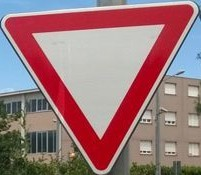
#> input picture images/Prova/cartello13.jpg, 201 x 175 px
$ python -i data_augmentation.py   (imports and definitions only)
#> lines starting #> are read from the running program, lines starting #| are printed output that depends on the picture
from PIL import Image, ImageEnhance, ImageOps
import numpy as np
import random, collections, os

# [23 lines left out: functions load_dataset, zoom, saturation, not called in this run]

def augmentation(image):
    '''Function per l'applicazione delle trasformazioni'''

    operation = [
        lambda x: x.rotate(random.uniform(-15, 15)),
        zoom,
        lambda x: ImageEnhance.Brightness(x).enhance(random.uniform(0.7, 1.3)),
        lambda x: ImageEnhance.Contrast(x).enhance(random.uniform(0.7, 1.3)),
        saturation,
    ]
    for o in random.sample(operation, k=random.randint(1, 3)):
        image = o(image)
    return image

# [62 lines left out: functions get_distribution, resize_image, generate_augmentation, data_augmentation, save, not called in this run]

# [4 lines not run here, left out]

>>> from PIL import Image
>>> picture = Image.open('../images/Prova/cartello13.jpg')
#> picture is the input picture: PIL image 201x175 RGB; mean R, G, B 154.9, 119, 121.6
>>> result = augmentation(picture)
#> the loop in augmentation, `for o in random.sample(operation, k=random.randint(1, 3)):` made 2 passes
#> pass 2, in augmentation, `image = o(image)`:
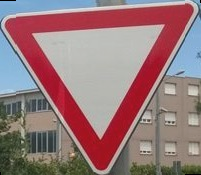
#> image: PIL image 201x175 RGB; mean R, G, B 150.7, 119.9, 122.2

$ run again, on images/Prova/cartello25.jpg
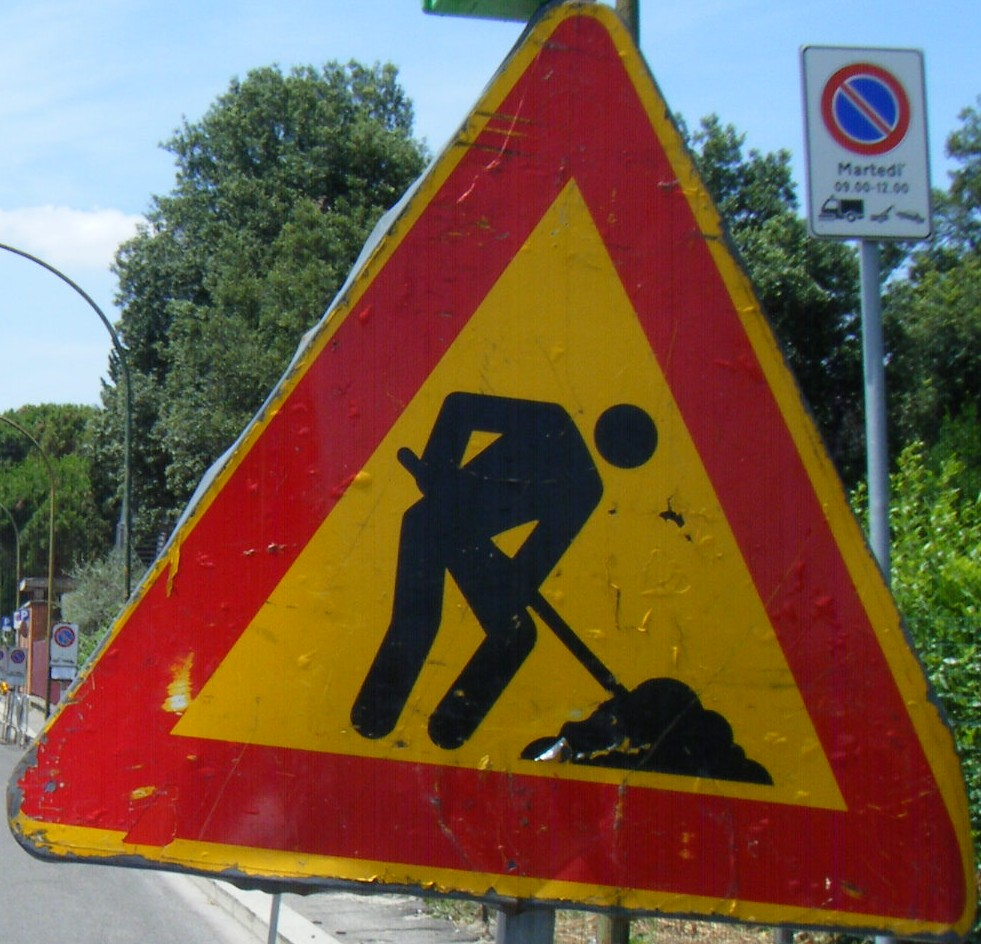
#> input picture images/Prova/cartello25.jpg, 981 x 944 px
#> picture is the input picture: PIL image 981x944 RGB; mean R, G, B 118.1, 92.2, 71.9
#> the loop in augmentation, `for o in random.sample(operation, k=random.randint(1, 3)):` made 2 passes
#> pass 1, in augmentation, `image = o(image)`:
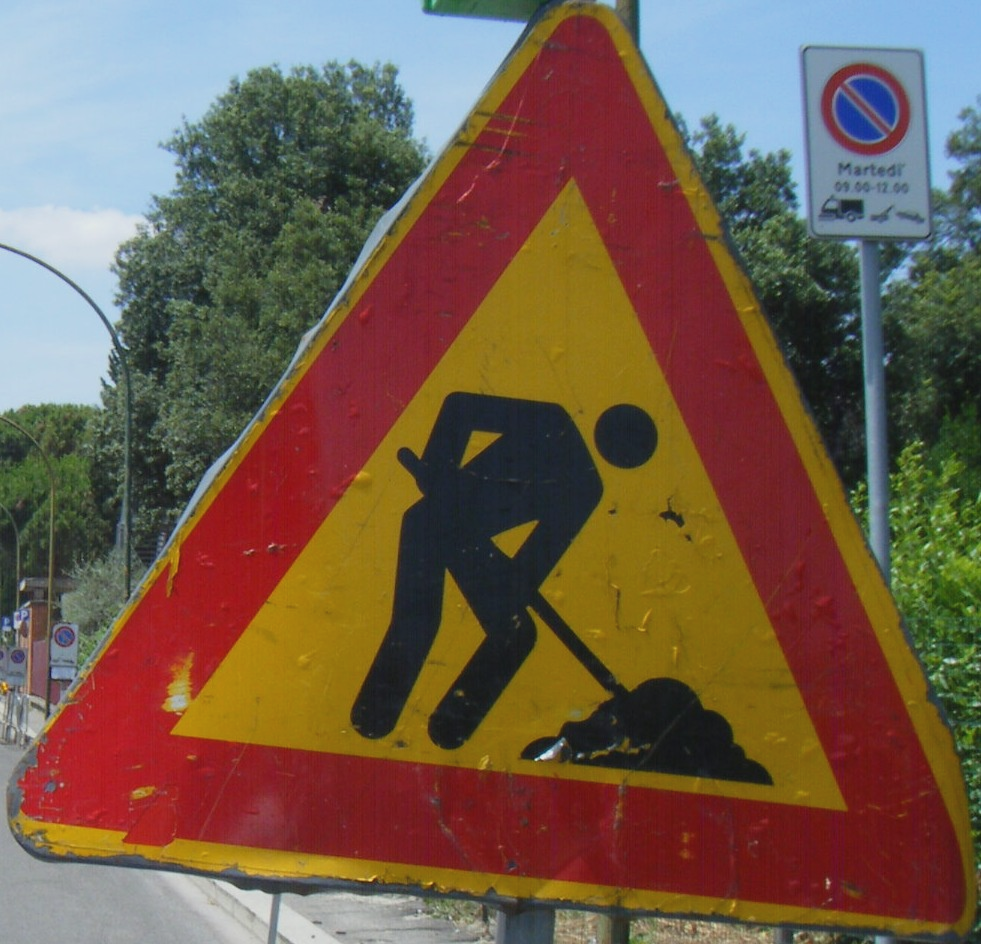
#> image: PIL image 981x944 RGB; mean R, G, B 114.7, 92.5, 75.2
#> pass 2, in augmentation, `image = o(image)`:
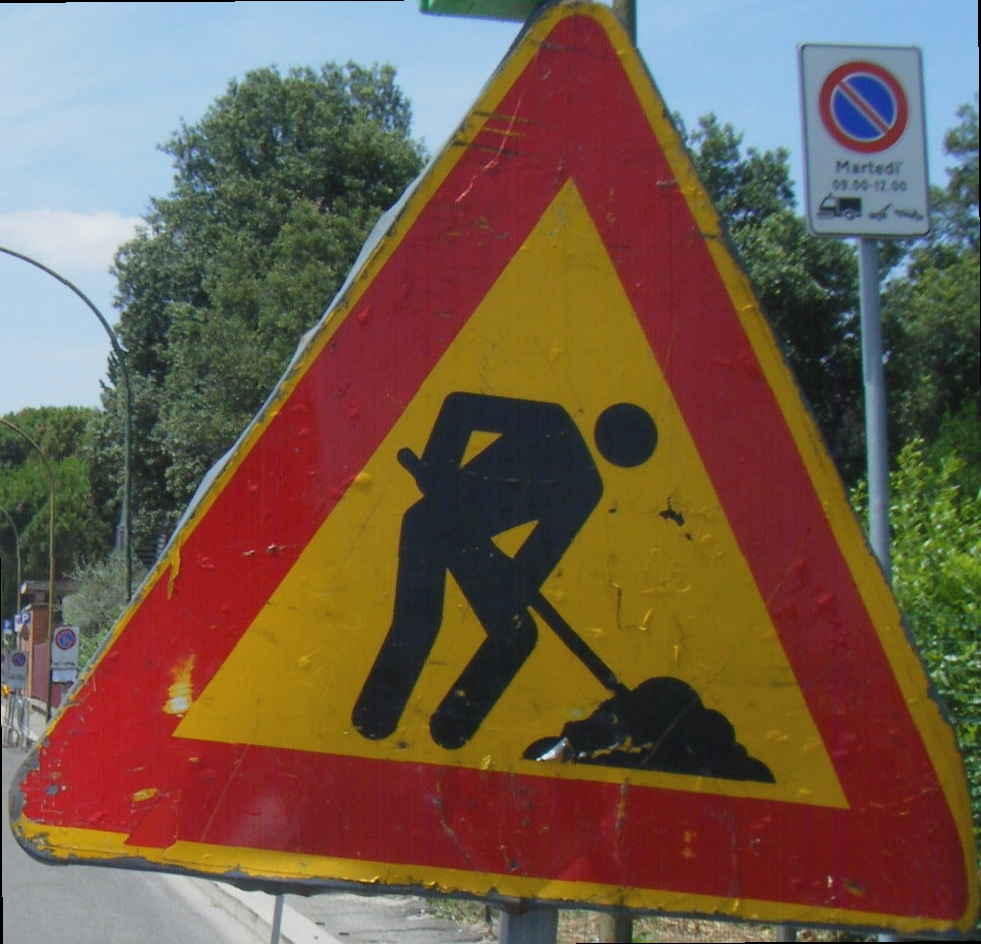
#> image: PIL image 981x944 RGB; mean R, G, B 114.3, 92.1, 74.7
